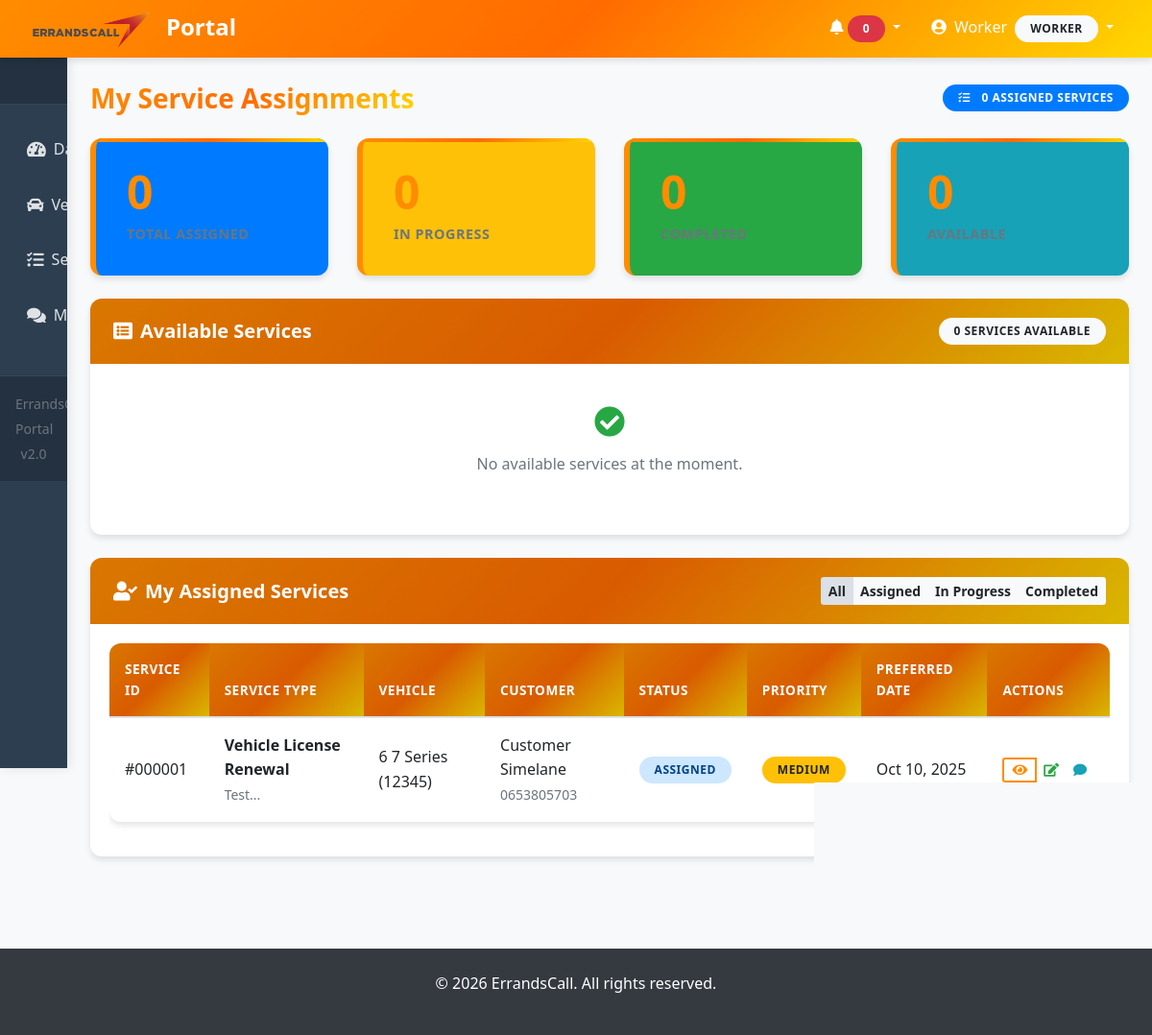
/portal/service-assignments.php (signed in), run on the app's committed database.
### tables this page shows
CREATE TABLE IF NOT EXISTS `services` (
  `id` int NOT NULL AUTO_INCREMENT,
  `service_type` enum('Vehicle License Renewal','Business Vehicle Registration','Vehicle De-registration','Change of Ownership','Roadworthy Certificates','Other') NOT NULL,
  `description` text,
  `status` enum('pending','assigned','in_progress','completed','cancelled') DEFAULT 'pending',
  `priority` varchar(255) NOT NULL,
  `user_id` int NOT NULL,
  `vehicle_id` int NOT NULL,
  `assigned_to` int DEFAULT NULL,
  `preferred_date` datetime NOT NULL,
  `created_at` timestamp NULL DEFAULT CURRENT_TIMESTAMP,
  `updated_at` timestamp NULL DEFAULT CURRENT_TIMESTAMP ON UPDATE CURRENT_TIMESTAMP,
  PRIMARY KEY (`id`),
  KEY `user_id` (`user_id`),
  KEY `vehicle_id` (`vehicle_id`),
  KEY `assigned_to` (`assigned_to`)
);

CREATE TABLE IF NOT EXISTS `vehicles` (
  `id` int NOT NULL AUTO_INCREMENT,
  `user_id` int NOT NULL,
  `make` varchar(100) NOT NULL,
  `model` varchar(100) NOT NULL,
  `year` int NOT NULL,
  `license_plate` varchar(20) NOT NULL,
  `vin` varchar(50) DEFAULT NULL,
  `color` varchar(30) DEFAULT NULL,
  `disc_expiry` date NOT NULL,
  `license_expiry` date NOT NULL,
  `created_at` timestamp NULL DEFAULT CURRENT_TIMESTAMP,
  PRIMARY KEY (`id`),
  UNIQUE KEY `license_plate` (`license_plate`),
  KEY `user_id` (`user_id`)
);

CREATE TABLE IF NOT EXISTS `users` (
  `id` int NOT NULL AUTO_INCREMENT,
  `id_number` varchar(50) NOT NULL,
  `fullname` varchar(100) NOT NULL,
  `email` varchar(100) NOT NULL,
  `phone` varchar(20) NOT NULL,
  `dob` date NOT NULL,
  `password` varchar(255) NOT NULL,
  `role` enum('admin','manager','worker','customer') DEFAULT 'customer',
  `status` varchar(255) NOT NULL,
  `reset_token` varchar(255) DEFAULT NULL,
  `reset_expiry` datetime DEFAULT NULL,
  `created_at` timestamp NULL DEFAULT CURRENT_TIMESTAMP,
  `updated_at` timestamp NULL DEFAULT CURRENT_TIMESTAMP ON UPDATE CURRENT_TIMESTAMP,
  PRIMARY KEY (`id`),
  UNIQUE KEY `id_number` (`id_number`),
  UNIQUE KEY `email` (`email`)
);

### portal/includes/auth-check.php (called while the page is built, shortened)
<?php
$user_id = $_SESSION['user_id'];
?>

### portal/service-assignments.php (the view, shortened to what this page needs)
<?php
include('includes/auth-check.php');
include('includes/header.php');
include('includes/sidebar.php');
$conn = getDBConnection();
$stmt = $conn->prepare("SELECT s.*, v.make, v.model, v.license_plate, v.year,
                       u.fullname as customer_name, u.phone as customer_phone,
                       u2.fullname as assigned_to_name
                       FROM services s
                       JOIN vehicles v ON s.vehicle_id = v.id
                       JOIN users u ON s.user_id = u.id
                       LEFT JOIN users u2 ON s.assigned_to = u2.id
                       WHERE s.assigned_to = ?
                       ORDER BY
                         CASE s.status
                           WHEN 'in_progress' THEN 1
                           WHEN 'assigned' THEN 2
                           WHEN 'pending' THEN 3
                           ELSE 4
                         END,
                         s.created_at DESC");
$stmt->bind_param("i", $user_id);
$stmt->execute();
$services_result = $stmt->get_result();
$available_stmt = $conn->prepare("SELECT s.*, v.make, v.model, v.license_plate, v.year,
                                u.fullname as customer_name, u.phone as customer_phone
                                FROM services s
                                JOIN vehicles v ON s.vehicle_id = v.id
                                JOIN users u ON s.user_id = u.id
                                WHERE s.assigned_to IS NULL AND s.status = 'pending'
                                ORDER BY s.created_at DESC");
$available_stmt->execute();
$available_services_result = $available_stmt->get_result();
?>
<div class="main-content">
    <div class="d-flex justify-content-between align-items-center mb-4">
        <h1 class="h3 mb-0 text-gradient">My Service Assignments</h1>
        <div class="badge badge-primary badge-lg">
            <i class="fas fa-tasks mr-2"></i>
            <span id="assignedCount">0</span> Assigned Services
        </div>
    </div>
    <div class="row mb-4">
        <div class="col-md-3">
            <div class="stat-card bg-primary text-white">
                <div class="stat-number" id="totalAssigned">0</div>
                <div class="stat-label">Total Assigned</div>
            </div>
        </div>
        <div class="col-md-3">
            <div class="stat-card bg-warning text-white">
                <div class="stat-number" id="inProgressCount">0</div>
                <div class="stat-label">In Progress</div>
            </div>
        </div>
        <div class="col-md-3">
            <div class="stat-card bg-success text-white">
                <div class="stat-number" id="completedCount">0</div>
                <div class="stat-label">Completed</div>
            </div>
        </div>
        <div class="col-md-3">
            <div class="stat-card bg-info text-white">
                <div class="stat-number" id="availableCount">0</div>
                <div class="stat-label">Available</div>
            </div>
        </div>
    </div>
    <div class="card mb-4">
        <div class="card-header bg-info text-white d-flex justify-content-between align-items-center">
            <h5 class="mb-0">
                <i class="fas fa-list-alt mr-2"></i>Available Services
            </h5>
            <span class="badge badge-light" id="availableServicesCount">0 services available</span>
        </div>
        <div class="card-body">
            <?php if ($available_services_result->num_rows > 0): ?>
                <div class="table-responsive">
                    <table class="table table-hover">
                        <thead>
                            <tr>
                                <th>Service ID</th>
                                <th>Service Type</th>
                                <th>Vehicle</th>
                                <th>Customer</th>
                                <th>Priority</th>
                                <th>Preferred Date</th>
                                <th>Actions</th>
                            </tr>
                        </thead>
                        <tbody>
                            <?php while($service = $available_services_result->fetch_assoc()): ?>
                            <tr>
                                <td>#<?php echo str_pad($service['id'], 6, '0', STR_PAD_LEFT); ?></td>
                                <td>
                                    <strong><?php echo $service['service_type']; ?></strong>
                                    <?php if ($service['description']): ?>
                                    <br><small class="text-muted"><?php echo substr($service['description'], 0, 50); ?>...</small>
                                    <?php endif; ?>
                                </td>
                                <td><?php echo $service['make'] . ' ' . $service['model'] . ' (' . $service['license_plate'] . ')'; ?></td>
                                <td>
                                    <?php echo $service['customer_name']; ?>
                                    <br><small class="text-muted"><?php echo $service['customer_phone']; ?></small>
                                </td>
                                <td>
                                    <span class="badge badge-<?php echo $service['priority'] == 'High' ? 'danger' : ($service['priority'] == 'Medium' ? 'warning' : 'info'); ?>">
                                        <?php echo $service['priority']; ?>
                                    </span>
                                </td>
                                <td><?php echo date('M j, Y', strtotime($service['preferred_date'])); ?></td>
                                <td>
                                    <button class="btn btn-success btn-sm pickup-service" data-service-id="<?php echo $service['id']; ?>">
                                        <i class="fas fa-hand-paper mr-1"></i>Pick Up
                                    </button>
                                    <button class="btn btn-outline-primary btn-sm view-service" data-service-id="<?php echo $service['id']; ?>">
                                        <i class="fas fa-eye"></i>
                                    </button>
                                </td>
                            </tr>
                            <?php endwhile; ?>
                        </tbody>
                    </table>
                </div>
            <?php else: ?>
                <div class="text-center py-4">
                    <i class="fas fa-check-circle fa-2x text-success mb-3"></i>
                    <p class="text-muted">No available services at the moment.</p>
                </div>
            <?php endif; ?>
        </div>
    </div>
    <div class="card">
        <div class="card-header bg-gradient text-white d-flex justify-content-between align-items-center">
            <h5 class="mb-0">
                <i class="fas fa-user-check mr-2"></i>My Assigned Services
            </h5>
            <div class="btn-group btn-group-sm">
                <button type="button" class="btn btn-light filter-btn active" data-status="all">All</button>
                <button type="button" class="btn btn-light filter-btn" data-status="assigned">Assigned</button>
                <button type="button" class="btn btn-light filter-btn" data-status="in_progress">In Progress</button>
                <button type="button" class="btn btn-light filter-btn" data-status="completed">Completed</button>
            </div>
        </div>
        <div class="card-body">
            <?php if ($services_result->num_rows > 0): ?>
                <div class="table-responsive">
                    <table class="table table-hover" id="assignedServicesTable">
                        <thead>
                            <tr>
                                <th>Service ID</th>
                                <th>Service Type</th>
                                <th>Vehicle</th>
                                <th>Customer</th>
                                <th>Status</th>
                                <th>Priority</th>
                                <th>Preferred Date</th>
                                <th>Actions</th>
                            </tr>
                        </thead>
                        <tbody>
                            <?php while($service = $services_result->fetch_assoc()): ?>
                            <tr class="service-row" data-status="<?php echo $service['status']; ?>">
                                <td>#<?php echo str_pad($service['id'], 6, '0', STR_PAD_LEFT); ?></td>
                                <td>
                                    <strong><?php echo $service['service_type']; ?></strong>
                                    <?php if ($service['description']): ?>
                                    <br><small class="text-muted"><?php echo substr($service['description'], 0, 50); ?>...</small>
                                    <?php endif; ?>
                                </td>
                                <td><?php echo $service['make'] . ' ' . $service['model'] . ' (' . $service['license_plate'] . ')'; ?></td>
                                <td>
                                    <?php echo $service['customer_name']; ?>
                                    <br><small class="text-muted"><?php echo $service['customer_phone']; ?></small>
                                </td>
                                <td>
                                    <span class="badge status-badge status-<?php echo $service['status']; ?>">
                                        <?php echo ucfirst(str_replace('_', ' ', $service['status'])); ?>
                                    </span>
                                </td>
                                <td>
                                    <span class="badge badge-<?php echo $service['priority'] == 'High' ? 'danger' : ($service['priority'] == 'Medium' ? 'warning' : 'info'); ?>">
                                        <?php echo $service['priority']; ?>
                                    </span>
                                </td>
                                <td><?php echo date('M j, Y', strtotime($service['preferred_date'])); ?></td>
                                <td>
                                    <div class="btn-group btn-group-sm">
                                        <button class="btn btn-outline-primary view-service" data-service-id="<?php echo $service['id']; ?>">
                                            <i class="fas fa-eye"></i>
                                        </button>
                                        <button class="btn btn-outline-success update-service" data-service-id="<?php echo $service['id']; ?>">
                                            <i class="fas fa-edit"></i>
                                        </button>
                                        <?php if ($service['status'] != 'completed'): ?>
                                        <button class="btn btn-outline-info add-update" data-service-id="<?php echo $service['id']; ?>">
                                            <i class="fas fa-comment"></i>
                                        </button>
                                        <?php endif; ?>
                                    </div>
                                </td>
                            </tr>
                            <?php endwhile; ?>
                        </tbody>
                    </table>
                </div>
            <?php endif; ?>
        </div>
    </div>
</div>
<?php include('includes/footer.php'); ?>

### data on the page
services: id "000001", service_type "Vehicle License Renewal", description "Test", vehicle.make "6", vehicle.model "7 Series", vehicle.license_plate "12345", user.fullname "Customer Simelane", user.phone "0653805703", status "ASSIGNED", priority "MEDIUM", preferred_date "Oct 10, 2025"

### other printed values
$_SESSION['user_name'] "Worker"
$_SESSION['user_role'] "WORKER"
